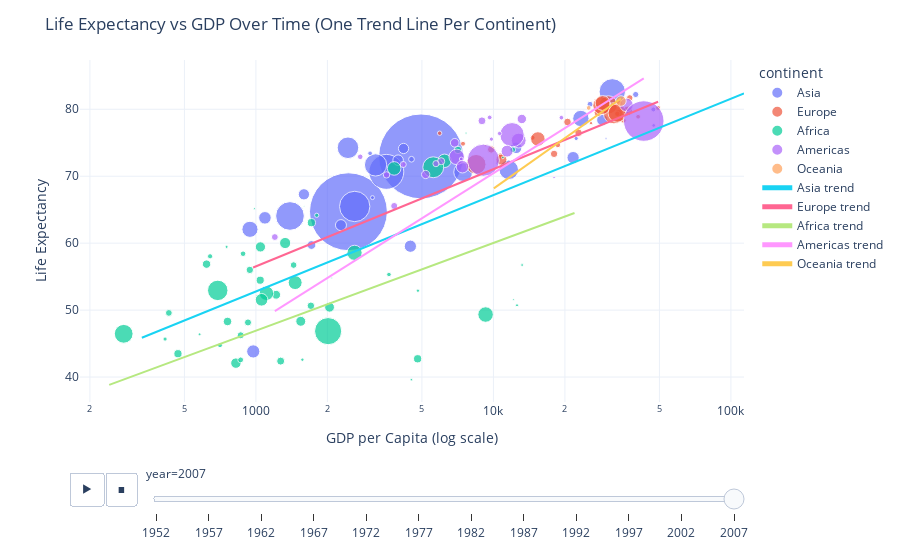

The cell this chart's notebook holds for it:
### Code cell
import plotly.express as px
import plotly.graph_objs as go
import pandas as pd
from plotly.subplots import make_subplots
import numpy as np
!pip install scikit-learn
from sklearn.linear_model import LinearRegression
# Loading the dataset
from gapminder import gapminder

# Create the initial scatter plot using Plotly Express
fig = px.scatter(gapminder,
                 x="gdpPercap",
                 y="lifeExp",
                 color="continent",
                 size="pop",
                 animation_frame="year",
                 hover_name="country",
                 log_x=True,
                 size_max=60)

# Create one trend line per continent
continents = gapminder['continent'].unique()

for continent in continents:
    # Filter data for each continent
    df_continent = gapminder[gapminder['continent'] == continent]
    
    # Fit a linear regression model
    X = np.log10(df_continent['gdpPercap']).values.reshape(-1, 1)  # log-scale the GDP per capita
    y = df_continent['lifeExp'].values
    model = LinearRegression().fit(X, y)
    
    # Predict values to create a trend line
    x_range = np.linspace(X.min(), X.max(), 100)
    y_pred = model.predict(x_range.reshape(-1, 1))
    
    # Add the trend line to the plot
    fig.add_trace(go.Scatter(
        x=10**x_range,  # Reverse the log transformation for plotting
        y=y_pred,
        mode='lines',
        line=dict(dash='solid'),
        name=f"{continent} trend",
        showlegend=True
    ))

# Customize the layout
fig.update_layout(
    title="Life Expectancy vs GDP Over Time (One Trend Line Per Continent)",
    xaxis_title="GDP per Capita (log scale)",
    yaxis_title="Life Expectancy",
    template="plotly_white",
    hovermode="closest"
)

# Display the plot
fig.show()
